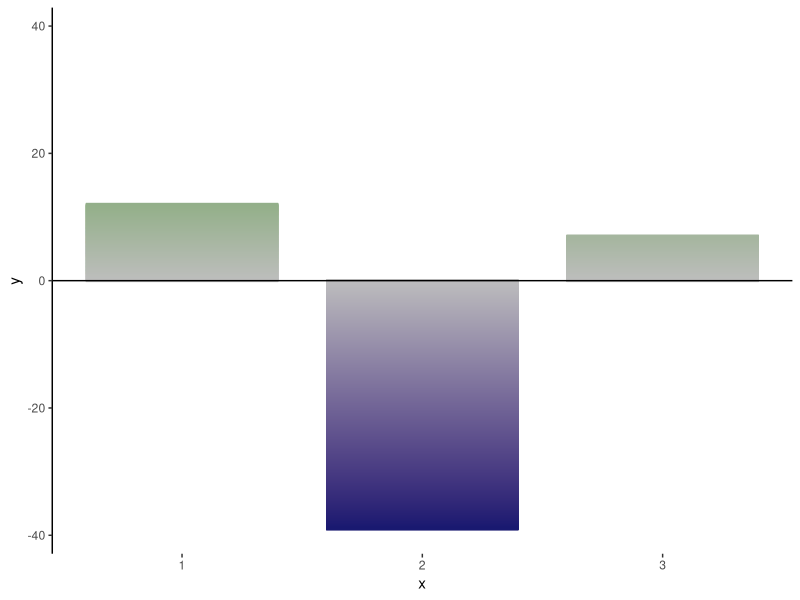

R code for this plot:
#!/usr/bin/env Rscript
# instead of geom_bar() or geom_col() for the bars, 
# we actually use geom_segment() the approach is like points actually, but we just put 
# horizontal line segments.
library(tidyverse)
library(Cairo)

d <- data.frame(x=1:3, y = c(12, -39, 7))
rownames(d) <- sprintf("%02i", as.integer(rownames(d)))
minl <- min(d$y)
maxl <- min(d$y)
if(abs(minl) > maxl) {
    ra <- abs(minl)
} else {
    ra <- maxl
}

barwidth <- 0.8
bd2 <- barwidth/2

# interpolate values from zero to y
vals <- lapply(d$y, function(y) seq(0, y, by = sign(y)*.025))
y <- unlist(vals)
# create corresponding number of x values
mid <- rep(d$x, lengths(vals))
# so what we're going to do is generate horizontal line segmetns and so fill a bar
# stacking them upon each other to reach the required value.
d2 <- data.frame(x = mid - bd2, xend = mid + bd2, y = y, yend = y)
# the y's and yend's are the same because the segmetn only moves on x axis,, its y coord is always the same
CairoPNG("fname.png", 800, 800)
ggplot(data = d2, aes(x = x, xend = xend, y = y, yend = yend, color = y)) +
  geom_segment(size = 1) +
  # scale_color_gradient2(low = "red", mid = "white", high = "green", midpoint = 0) +
  scale_color_gradient2(low = "midnightblue", mid = "grey", high = "green4", midpoint = 0) +
  theme(legend.position="none", panel.background = element_blank(), 
        axis.line.y=element_line(size = 0.5, linetype = "solid", colour = "black"),
        panel.grid.major = element_blank()) +
  ylim(-ra, ra) +
  geom_hline(yintercept=0)
dev.off()
